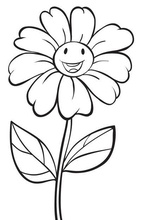
%> input picture Dilation and Erosion/images.jpg, 142 x 220 px, shrunk from 401 x 623 before the run
$ octave dilanderode.m   (GNU Octave 9; MATLAB toolbox functions it lacks are replaced by stand-ins)
%> lines starting %> are read from the running program, lines starting %| are printed output that depends on the picture; in (x1, y1, x2, y2) boxes, pixels count from 0 and x2, y2 are one past the last pixel; in counts of white or black regions, pixels touching at a corner belong together; the program's own positions count from 1
clc;
clear all;
close all;
a=imread('images.jpg');
%> a is the input picture: size 220x142x3 uint8; mean R, G, B 232.4, 232.3, 232.4
b=im2bw(a,0.5);
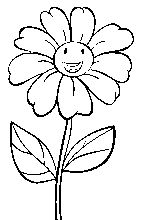
%> b: size 220x142 logical; 91.2% white; black in thin lines or dots, all inside (x1, y1, x2, y2) = (8, 7, 134, 220)
figure; imshow(b);
[m, n] = size(b);
%> m = 220; n = 142
w=[1,1,1; 1,1,1; 1,1,1];

dil=zeros(m,n);
erod=zeros(m,n);

for i=2:1:m-1
    for j=2:1:n-1
        list = zeros(1,9);
        count=1;
        for k=1:1:3
            for l=1:1:3
                list(count)=w(k,l)*b(i+k-2,j+l-2);
                count=count+1;
            end
        end
        dil(i,j)=max(list);
        erod(i,j)= min(list);
    end
end
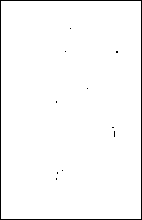
%> dil: size 220x142 double; values 0 (black) and 1 (white), 97.6% white; black in thin lines or dots
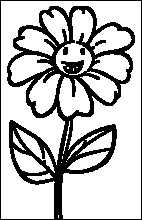
%> erod: size 220x142 double; values 0 (black) and 1 (white), 74.7% white; 1 black region, box (x1, y1, x2, y2) and area: (0, 0, 142, 220) 7910
%> after the loop, list = [1 1 1 1 1 1 1 1 1]
figure; imshow(dil);
% figure; imshow(erod);
% disp(m); disp(n);
% closing=zeros(m,n);

dil2=zeros(m,n);
for i=2:1:m-1
    for j=2:1:n-1
        flag=0;
        for k=1:1:3
            for l=1:1:3
                if(w(k,l)==0)
                    continue;
                else
                    if(b(i+k-2,j+l-2)==1)
                        flag=1;
                    end
                end
            end
        end
        if(flag==1)
            dil2(i,j)=1;
        else
            dil2(i,j)=0;
        end
    end
end

figure; imshow(dil2);


% [38 lines of commented-out code are left out]
